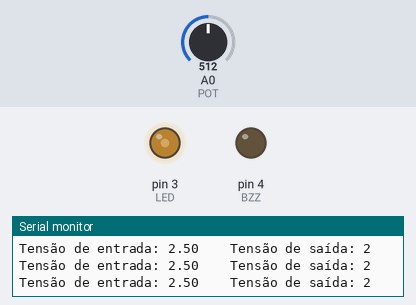
A sketch run on a simulated Arduino Uno, built with avr-gcc and run on an emulated ATmega328P. Parts: output pins drawn as LEDs (lit = HIGH), the last lines printed to the serial monitor. The inputs (shaded band) are chosen by the test bench; at power-on: A0 (POT) = 512.

Above: at 1.2 s.
1.3 s: A0 (POT) set to 400
At 1.9 s:
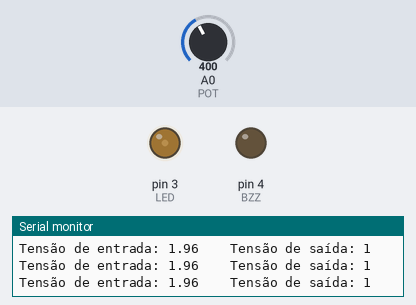
2.8 s: A0 (POT) set to 195
At 3.3 s:
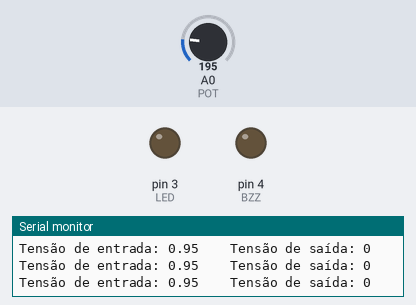
4.3 s: A0 (POT) set to 625
At 5.2 s:
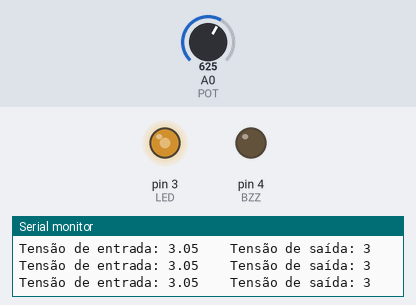
5.8 s: A0 (POT) set to 830
At 6.7 s:
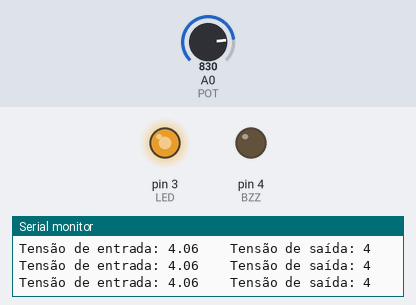
7.3 s: A0 (POT) set to 914
10.3 s: A0 (POT) set to 935
At 11.0 s:
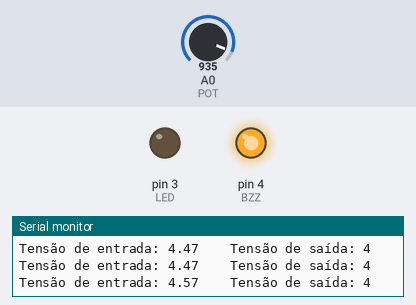
Timing chart, 0 to 12.8 s (numbered marks = the images above; inputs shaded):
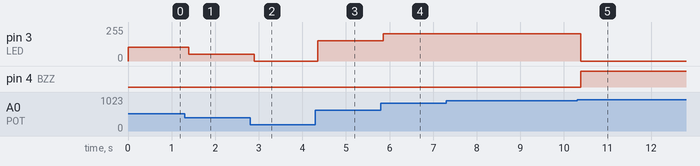

Measured:
- the behaviour switches between 921 and 922 on A0 (POT) (found by bisection; images 4 and 5)
- after the input at 1.3 s, pin 3 (LED): 102/255 → 51/255 after 0.09 s
- after the input at 2.8 s, pin 3 (LED): 51/255 → 0/255 after 0.10 s
- after the input at 4.3 s, pin 3 (LED): 0/255 → 153/255 after 0.05 s
- after the input at 5.8 s, pin 3 (LED): 153/255 → 204/255 after 0.06 s
- after the input at 10.3 s, pin 3 (LED): 204/255 → 0/255 after 0.08 s; pin 4 (BZZ): LOW → HIGH after 0.08 s

The sketch:

exercicio_3.ino
```cpp
int LED = 3;
int POT = A0;
int BZZ = 4;
int saida = 0;
void setup() {

  pinMode(LED, OUTPUT);
  pinMode(BZZ, OUTPUT);
  pinMode(POT, INPUT);
  digitalWrite(LED, LOW);
  Serial.begin(9600); //imprimir no monitor serial
}

void loop() {

  float pot = analogRead(POT);
  saida = map(pot, 0, 1023, 0, 5);

  //Serial.println(pot);
  //Serial.println(saida);

  Serial.print("Tensão de entrada: ");
  Serial.print(pot*5/1023);
  Serial.print("    Tensão de saída: ");
  Serial.println(saida);

  if (pot > 820 && pot <= 921) {
    analogWrite(LED, 204);

    //delay(100);

  }
  else if (pot > 615 && pot <= 820) {
    analogWrite(LED, 153);

    //delay(100);
  }
  else if (pot > 410 && pot <= 615) {
    analogWrite(LED, 102);

    ///delay(100);
  }
  else if (pot > 205 && pot <= 410) {
    analogWrite(LED, 51);

    //delay(100);
  }
  else if (pot >= 0 && pot < 205) {
    analogWrite(LED, 0);

    //delay(100);
  }
  else {
    analogWrite(LED, 0);
    digitalWrite(BZZ, HIGH);
    char b = "";
    while ( b != '0' ) {
      b = Serial.read();
      delay(100);
    }
    digitalWrite(BZZ, LOW);
  }


}
```
